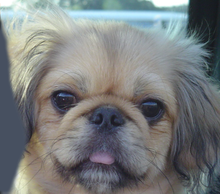
%> input picture dog.bmp, 220 x 194 px, shrunk from 410 x 361 before the run
$ octave TestScript.m   (GNU Octave 9; MATLAB toolbox functions it lacks are replaced by stand-ins)
%> lines starting %> are read from the running program, lines starting %| are printed output that depends on the picture
### MyConv.m
%this function is used for convolution
function ImageConv = MyConv(ImageIn, Mask)
    [row_mask,col_mask] = size(Mask);
    %ImageCorr = zeros(row,col);
    ImageConv = [];
    k = floor(row_mask/2); %matrix is of the form 2k+1*2k+1
    row_red = floor(row_mask/2);
    col_red = floor(col_mask/2);
    [row,col,z] = size(ImageIn);
    %padding image with zeros
    ImageIn = padarray(ImageIn,[row_red,col_red],'both');
    [row,col,z] = size(ImageIn); %calculating final dimensions
    for p = 1:z
        for i = 1+row_red:(row-(row_red))
            for j = 1+col_red:(col-(col_red))
                sum = 0;
                for u = 1:row_mask %or -row mask to row_mask
                    for v = 1:col_mask % or -col_mask to col_mask
                        sum = sum + (Mask(u,v)*ImageIn(i-(u-row_red-1),j-(v-col_red-1),p)); %correlation
                        %or sum = sum +
                        %(Mask(u+row_mask+1,v+col_mask+1)*ImageIn(i-u,j-v,p))
                    end
                end
                ImageConv(i-row_red,j-col_red,p) = sum;
            end
        end
    end
end

### MyHybrid.m
function HybridImage = MyHybrid(Image1, Image2, CutOff1, CutOff2)
    %experiment with this values to change the effect
    sigma_1 = CutOff1;    %for low pass
    sigma_2 = CutOff2;    %for high pass
    size_1 = 20;    %for low pass
    size_2 = 20;    %for high pass
    GaussMask_1 = MyGauss(sigma_1,size_1);
    GaussMask_2 = MyGauss(sigma_2,size_2);
    Image1_conv = MyConv(Image1,GaussMask_1);
    Image2_conv = MyConv(Image2,GaussMask_2);
    Image2_impulse = Image2 - Image2_conv;
    % [4 lines of commented-out code are left out]
    HybridImage = (Image1_conv + Image2_impulse)/2;
    MyGaussPyramid(HybridImage);
end

### MyGauss.m
function GaussMask = MyGauss(sigma,size)
    size = floor(size/2);
    [X,Y] = meshgrid(-size:size,-size:size); %making two matrix of normally distributed points
    GaussMask = (1/(2*pi*(sigma)^2))*(exp(-((X.^2+Y.^2)/(2*(sigma^2)))));
    GaussMask = GaussMask./sum(GaussMask(:));
    %figure;
    %surf(GaussMask);
end

### TestScript.m
clc;
clear all;
Mask = [1 0 1;0 0 0;-1 0 -1]; %Sobel M(y) gives horizontal edges used for depicting Correlation

%[I,map] = imread('bicycle.bmp'); %loading image
%I = im2double(I);
%figure;imshow(MyCorr(I,Mask)); %the correlated image with sobel

Mask = ([0 0 0;0 2 0;0 0 0] - ((1/9)*[1 1 1;1 1 1;1 1 1])); %sharpening filter
%[I,map] = imread('cat.bmp'); %loading image
%I = im2double(I);
%figure;imshow(MyConv(I,Mask)); %the convolved image with sharpening filter

[I,map] = imread('dog.bmp'); %loading image
%> I is the input picture: size 194x220x3 uint8; mean R, G, B 121.2, 124.5, 125
%> map = []
I = im2double(I);
%> I: size 194x220x3 double

[I2,map] = imread('cat.bmp');
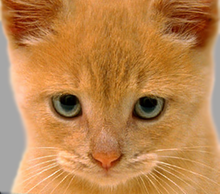
%> input picture cat.bmp, 220 x 194 px, shrunk from 410 x 361 before the run
%> I2 is the input picture: size 194x220x3 uint8; mean R, G, B 188.3, 132.5, 77.1
I2 = im2double(I2);
%> I2: size 194x220x3 double

MyHybrid(I,I2,27,20);   %cutoff1 = 27;cutoff2 = 20
%> in MyConv, `ImageIn = padarray(ImageIn,[row_red,col_red],'both');`:
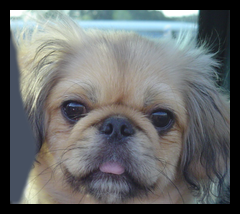
%> ImageIn: size 214x240x3 double; mean R, G, B 0.395, 0.406, 0.407
%> (the run ends here)
